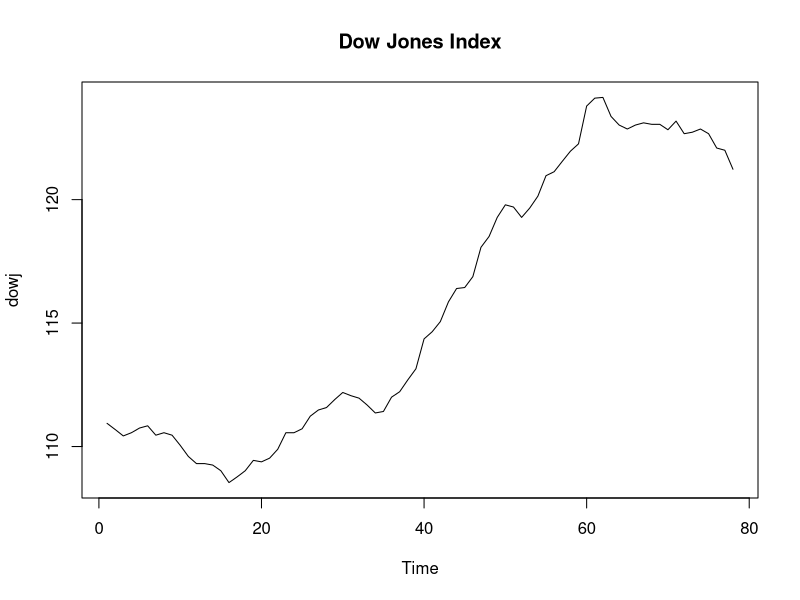
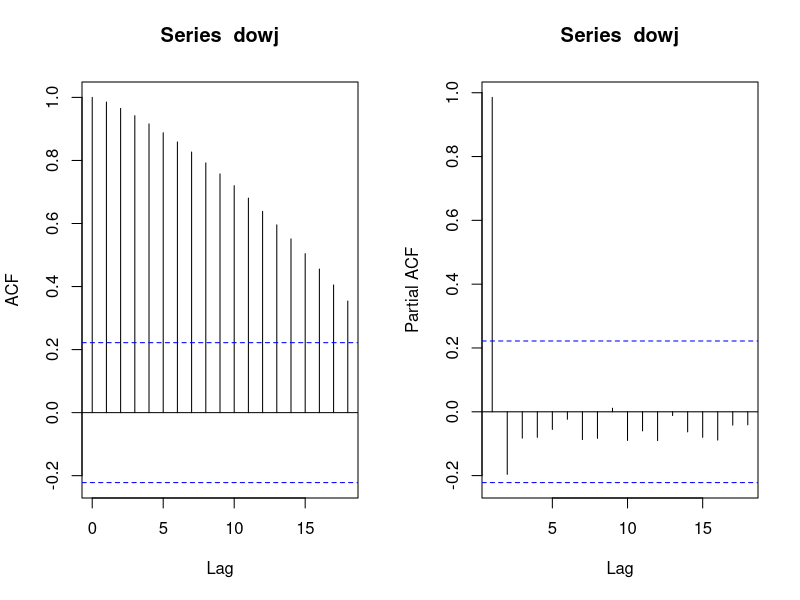
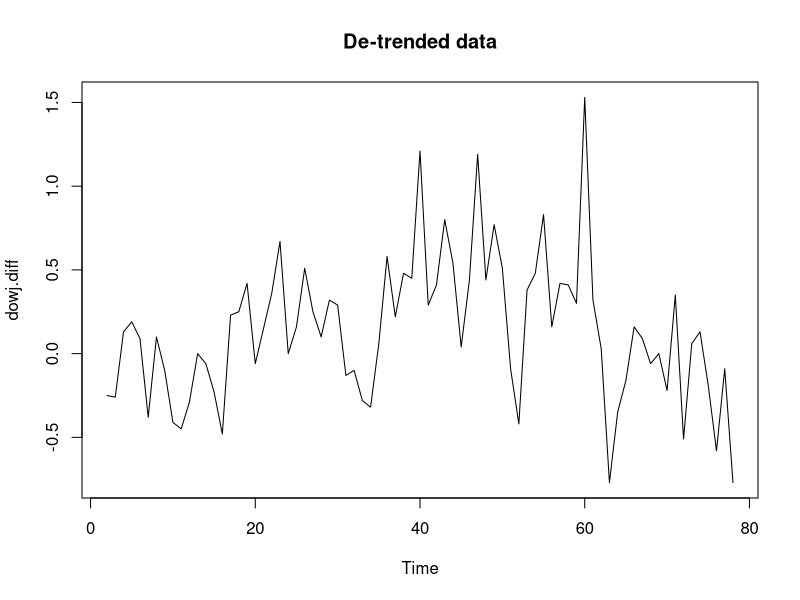

Write R code to recreate these figures, in order.
## ---- chunk 1
knitr::opts_chunk$set(echo = TRUE)
## ---- chunk 2
# Load data
dowj_data <- scan("dowj.txt")
## ---- chunk 3
dowj <- ts(dowj_data)
# Plot data
ts.plot(dowj,main = "Dow Jones Index")
## ---- chunk 4
op <- par(mfrow=c(1,2))
acf(dowj)
pacf(dowj)
## ---- chunk 5
par(op)
dowj.diff <- diff(dowj,1)
ts.plot(dowj.diff, main = "De-trended data")
